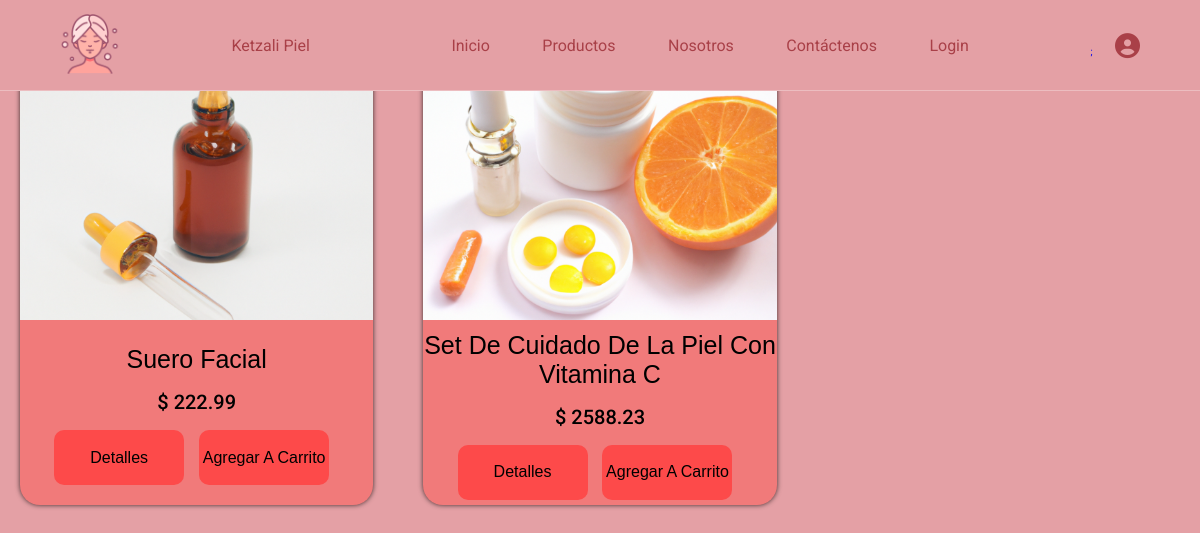
The app's page /productoscat4.php with its own data.
### tables this page shows
create table Articulo(
ID_A Smallint(5) unsigned not null AUTO_INCREMENT,
fkID_P Smallint unsigned not null,
nombreA varchar (100) not null,
cantidad smallint not null,
precio decimal(7,2) not null,
descripcion varchar(255) not null,
categoria varchar (100) not null,
primary key (ID_A),
foreign key (fkID_P) references Proveedor(ID_P) ON UPDATE CASCADE ON DELETE CASCADE
);

### productoscat4.php (the view, shortened to what this page needs)
<?php
$db = new Conexion();
$con = $db->conectar();
$sql = $con->prepare("SELECT ID_A, nombreA, precio, descripcion FROM articulo where categoria ='Tonificadores'");
$sql->execute();
$resultado = $sql->fetchAll(PDO::FETCH_ASSOC);
?>
<!DOCTYPE html>
<html lang="en">
<head>
    <link rel="stylesheet" href="https://cdnjs.cloudflare.com/ajax/libs/font-awesome/6.3.0/css/all.min.css">
    <link rel="stylesheet" href="style.css">
</head>
<body>
<header class="header">
<?php include 'navbar.php';?>
</header>
<div>
<div class="contenedor-product" id="contenedor-p">
<?php foreach ($resultado as $row){ ?>
<?php
$id = $row['ID_A'];
$data = "p-" . $id;
?>
<div class="itemp" data-name="<?php echo $data ?>">
    <?php
    $id = $row['ID_A'];
    $imagen = "imagen/Productos/" . $id . ".png";
    ?>
    <figure>
        <img class="imagen-p" src="<?php echo $imagen . '?v=' . time(); ?>" alt="producto 1">
    </figure>
    <div class="informacion">
        <p id="producto-p-<?php echo $row['nombreA'] ?>"><?php echo $row['nombreA'] ?></p>
        <p class="precio"><?php echo "$ " . $row['precio'] ?></p>
        <div class="botonp">
            <button class="botondp">Detalles</button>
            <button onclick="agregarProducto('producto-<?php echo $row['ID_A']?>')">Agregar a carrito</button>
        </div>
    </div>
</div>
<?php } ?>
</div>
</div>
</body>
</html>

### style.css (style rules this page uses)
:root { --main-color: #F7E2E5; --black: #13131a; --bg: #E4A0A5; --border:.1rem solid rgba(255,255,255,.3); }
* { margin: 0; padding: 0; box-sizing: border-box; outline: none; border: none; text-decoration: none; text-transform: capitalize; transition: .2s linear; }
html { font-size: 62.5%; overflow-x: hidden; scroll-padding-top: 9rem; scroll-behavior: smooth; }
body { background: var(--bg); }
.header { font-family: 'Roboto', sans-serif; background: var(--bg); display: flex; align-items: center; justify-content: space-between; padding: 1.4rem 5%; border-bottom: var(--border); position: fixed; top:0; left: 0; right: 0; z-index: 1000; }
.contenedor-product { font-family: 'Roboto', sans-serif; font-size: 20px; display: grid; grid-template-columns: repeat(3, 1fr); gap: 50px; margin-bottom: 20px; margin: 20px; }
.contenedor-product>div { box-shadow: 0px 0px 5px 0px rgba(0, 0, 0, 0.75); background-color: #f17a7a; border-radius: 20px; }
.informacion { height: 180px; display:flex; justify-content: center; align-items: center; flex-direction: column; gap:16px; }
.informacion>p:first-child { font-family: 'Montserrat', sans-serif; font-size: 25px; font-weight: 300; text-align: center; }
.informacion .precio { font-size: 20px; font-weight: 500; }
.informacion .botonp button { background-color: #fd4a4a; width: 130px; height: 55px; border-radius: 10px; border: none; display:inline-block; margin-right: 10px; font-size: 16px; font-weight: 300; cursor: pointer; }
.itemp img { width: 100%; height: 300px; object-fit: cover; border-radius: 10px 10px 0 0; transition: all .5s; }

### records on screen
articulo: shows a picture, nombreA "Suero Facial", precio "222.99"
articulo: shows a picture, nombreA "Set De Cuidado De La Piel Con Vitamina C", precio "2588.23"
